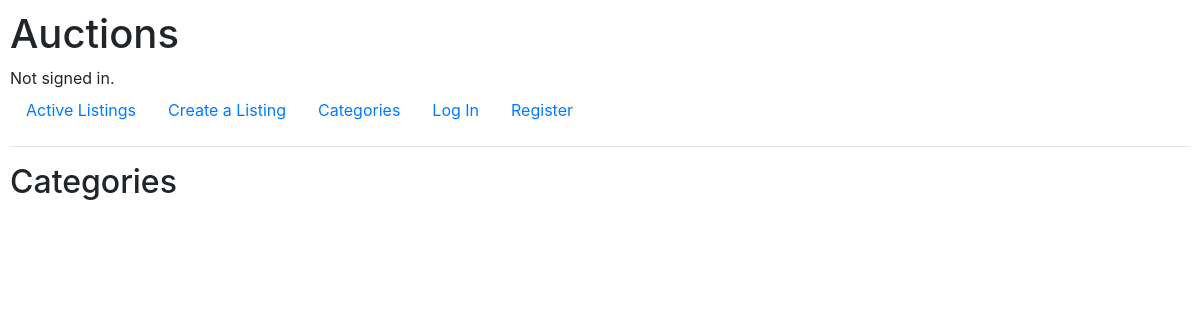
Before: /categories with the older database file.
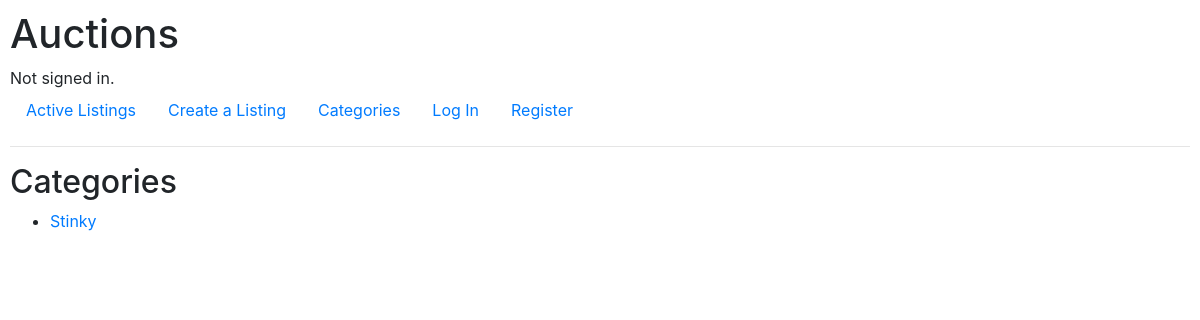
After: the same page with the newer database file.
### auctions/models.py (models this page shows, shortened)
class Listing(models.Model):
    title = models.CharField(max_length=100)
    description = models.TextField()
    starting_bid = models.IntegerField()
    image_url = models.URLField(blank=True)
    category = models.CharField(max_length=100, blank=True)
    current_bid = models.IntegerField(default=0, null=True)
    user = models.ForeignKey(User, on_delete=models.CASCADE, related_name='listings')
    active = models.BooleanField(default=True)
    winner = models.ForeignKey(User, related_name='won_listing', blank=True, null=True, on_delete=models.SET_NULL)

### auctions/views.py (the view)
# urls.py: path("categories", views.categories, name="categories"),
def categories(request):
    active_listing_categories = Listing.objects.filter(active=True).exclude(category='').values_list("category", flat=True)
    return render(request, "auctions/categories.html", {
        "active_categories": active_listing_categories
    })

### auctions/templates/auctions/categories.html
{% extends "auctions/layout.html" %}
{% block body %}
    <h2>Categories</h2>
    <ul>
        {% for category in active_categories %}
            <li><a href="{% url 'category_page' cat=category %}">{{ category }}</a>
            </li>
        {% endfor %}
    </ul>
{% endblock %}

Changed rows visible on the page:
added Listing: category "Stinky"
